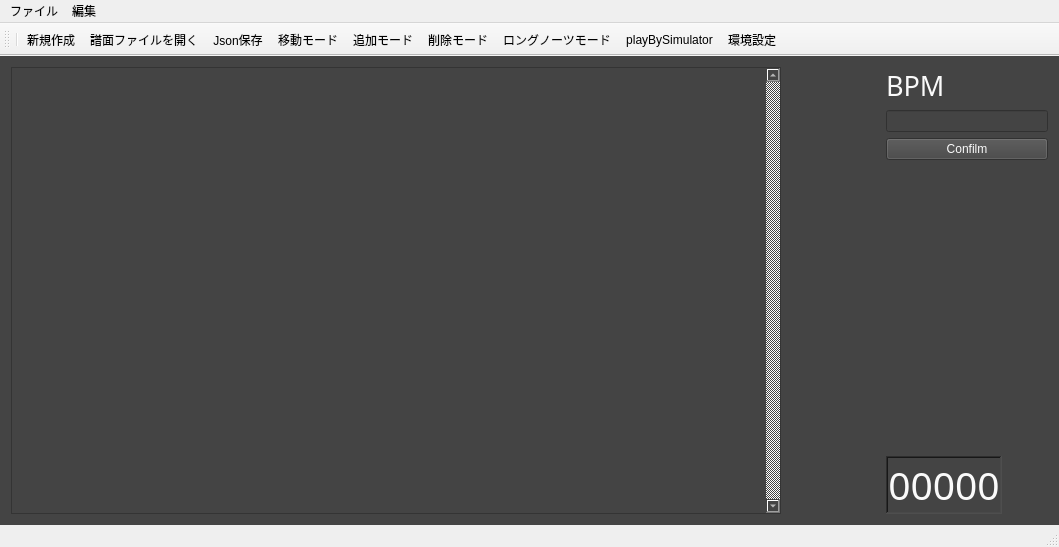
<?xml version="1.0" encoding="UTF-8"?>
<ui version="4.0">
 <class>MainWindow</class>
 <widget class="QMainWindow" name="MainWindow">
  <property name="geometry">
   <rect>
    <x>0</x>
    <y>0</y>
    <width>1059</width>
    <height>547</height>
   </rect>
  </property>
  <property name="windowTitle">
   <string>MainWindow</string>
  </property>
  <property name="autoFillBackground">
   <bool>false</bool>
  </property>
  <widget class="QWidget" name="centralWidget">
   <property name="styleSheet">
    <string notr="true">background-color: rgb(68, 68, 68);
color: rgb(250, 250, 250);
</string>
   </property>
   <layout class="QHBoxLayout" name="horizontalLayout_3">
    <item>
     <layout class="QHBoxLayout" name="horizontalLayout_2">
      <item>
       <widget class="NoteGraphicsView" name="graphicsView">
        <property name="sizePolicy">
         <sizepolicy hsizetype="Fixed" vsizetype="Expanding">
          <horstretch>0</horstretch>
          <verstretch>0</verstretch>
         </sizepolicy>
        </property>
        <property name="minimumSize">
         <size>
          <width>770</width>
          <height>0</height>
         </size>
        </property>
        <property name="layoutDirection">
         <enum>Qt::LeftToRight</enum>
        </property>
        <property name="verticalScrollBarPolicy">
         <enum>Qt::ScrollBarAlwaysOn</enum>
        </property>
        <property name="sizeAdjustPolicy">
         <enum>QAbstractScrollArea::AdjustIgnored</enum>
        </property>
        <property name="alignment">
         <set>Qt::AlignBottom|Qt::AlignHCenter</set>
        </property>
        <property name="dragMode">
         <enum>QGraphicsView::RubberBandDrag</enum>
        </property>
        <property name="transformationAnchor">
         <enum>QGraphicsView::NoAnchor</enum>
        </property>
       </widget>
      </item>
      <item>
       <spacer name="horizontalSpacer">
        <property name="orientation">
         <enum>Qt::Horizontal</enum>
        </property>
        <property name="sizeHint" stdset="0">
         <size>
          <width>40</width>
          <height>20</height>
         </size>
        </property>
       </spacer>
      </item>
      <item>
       <layout class="QVBoxLayout" name="verticalLayout_2">
        <item>
         <layout class="QVBoxLayout" name="verticalLayout">
          <item>
           <widget class="QLabel" name="label">
            <property name="font">
             <font>
              <family>Al Bayan</family>
              <pointsize>20</pointsize>
             </font>
            </property>
            <property name="text">
             <string>BPM</string>
            </property>
            <property name="textFormat">
             <enum>Qt::AutoText</enum>
            </property>
            <property name="wordWrap">
             <bool>false</bool>
            </property>
           </widget>
          </item>
          <item>
           <widget class="QLineEdit" name="bpmBox"/>
          </item>
          <item>
           <widget class="QPushButton" name="confilmBpmButton">
            <property name="styleSheet">
             <string notr="true"/>
            </property>
            <property name="text">
             <string>Confilm</string>
            </property>
           </widget>
          </item>
         </layout>
        </item>
        <item>
         <spacer name="verticalSpacer">
          <property name="orientation">
           <enum>Qt::Vertical</enum>
          </property>
          <property name="sizeHint" stdset="0">
           <size>
            <width>20</width>
            <height>40</height>
           </size>
          </property>
         </spacer>
        </item>
        <item>
         <layout class="QHBoxLayout" name="horizontalLayout">
          <item>
           <widget class="QLabel" name="nowTime">
            <property name="font">
             <font>
              <family>Eurostile</family>
              <pointsize>29</pointsize>
              <italic>false</italic>
              <underline>false</underline>
              <kerning>true</kerning>
             </font>
            </property>
            <property name="frameShape">
             <enum>QFrame::WinPanel</enum>
            </property>
            <property name="frameShadow">
             <enum>QFrame::Sunken</enum>
            </property>
            <property name="lineWidth">
             <number>1</number>
            </property>
            <property name="midLineWidth">
             <number>0</number>
            </property>
            <property name="text">
             <string>00000</string>
            </property>
            <property name="textFormat">
             <enum>Qt::AutoText</enum>
            </property>
            <property name="scaledContents">
             <bool>false</bool>
            </property>
            <property name="alignment">
             <set>Qt::AlignCenter</set>
            </property>
            <property name="wordWrap">
             <bool>false</bool>
            </property>
            <property name="margin">
             <number>0</number>
            </property>
            <property name="indent">
             <number>-1</number>
            </property>
           </widget>
          </item>
          <item>
           <widget class="QPushButton" name="playButton">
            <property name="styleSheet">
             <string notr="true"/>
            </property>
            <property name="text">
             <string/>
            </property>
            <property name="icon">
             <iconset resource="resources.qrc">
              <normaloff>:/new/prefix1/Play-icon.png</normaloff>:/new/prefix1/Play-icon.png</iconset>
            </property>
            <property name="iconSize">
             <size>
              <width>64</width>
              <height>64</height>
             </size>
            </property>
            <property name="autoExclusive">
             <bool>false</bool>
            </property>
            <property name="autoDefault">
             <bool>false</bool>
            </property>
            <property name="default">
             <bool>false</bool>
            </property>
            <property name="flat">
             <bool>true</bool>
            </property>
           </widget>
          </item>
         </layout>
        </item>
       </layout>
      </item>
     </layout>
    </item>
   </layout>
  </widget>
  <widget class="QMenuBar" name="menuBar">
   <property name="geometry">
    <rect>
     <x>0</x>
     <y>0</y>
     <width>1059</width>
     <height>22</height>
    </rect>
   </property>
   <widget class="QMenu" name="menu">
    <property name="title">
     <string>ファイル</string>
    </property>
    <addaction name="actionSinkisakusei"/>
    <addaction name="actionOpen"/>
    <addaction name="actionJsonSave"/>
   </widget>
   <widget class="QMenu" name="menu_2">
    <property name="title">
     <string>編集</string>
    </property>
    <addaction name="moveaction"/>
    <addaction name="addaction"/>
    <addaction name="actionEraser"/>
    <addaction name="actionLN"/>
    <addaction name="environment_action"/>
   </widget>
   <addaction name="menu"/>
   <addaction name="menu_2"/>
  </widget>
  <widget class="QToolBar" name="mainToolBar">
   <property name="iconSize">
    <size>
     <width>16</width>
     <height>16</height>
    </size>
   </property>
   <attribute name="toolBarArea">
    <enum>TopToolBarArea</enum>
   </attribute>
   <attribute name="toolBarBreak">
    <bool>false</bool>
   </attribute>
   <addaction name="separator"/>
   <addaction name="actionSinkisakusei"/>
   <addaction name="actionOpen"/>
   <addaction name="actionJsonSave"/>
   <addaction name="moveaction"/>
   <addaction name="addaction"/>
   <addaction name="actionEraser"/>
   <addaction name="actionLN"/>
   <addaction name="actionPlayBySimulator"/>
   <addaction name="environment_action"/>
  </widget>
  <widget class="QStatusBar" name="statusBar"/>
  <action name="actionSinkisakusei">
   <property name="icon">
    <iconset resource="resources.qrc">
     <normaloff>:/new/prefix1/Document-icon.png</normaloff>:/new/prefix1/Document-icon.png</iconset>
   </property>
   <property name="text">
    <string>新規作成</string>
   </property>
  </action>
  <action name="actionOpen">
   <property name="icon">
    <iconset resource="resources.qrc">
     <normaloff>:/new/prefix1/Folder.png</normaloff>:/new/prefix1/Folder.png</iconset>
   </property>
   <property name="text">
    <string>譜面ファイルを開く</string>
   </property>
  </action>
  <action name="actionJsonSave">
   <property name="icon">
    <iconset resource="resources.qrc">
     <normaloff>:/new/prefix1/Save.png</normaloff>:/new/prefix1/Save.png</iconset>
   </property>
   <property name="text">
    <string>Json保存</string>
   </property>
  </action>
  <action name="addaction">
   <property name="checkable">
    <bool>true</bool>
   </property>
   <property name="icon">
    <iconset resource="resources.qrc">
     <normaloff>:/new/prefix1/Pencil-icon.png</normaloff>:/new/prefix1/Pencil-icon.png</iconset>
   </property>
   <property name="text">
    <string>追加モード</string>
   </property>
   <property name="toolTip">
    <string>追加モード</string>
   </property>
  </action>
  <action name="moveaction">
   <property name="checkable">
    <bool>true</bool>
   </property>
   <property name="icon">
    <iconset resource="resources.qrc">
     <normaloff>:/new/prefix1/hand-icon.png</normaloff>:/new/prefix1/hand-icon.png</iconset>
   </property>
   <property name="text">
    <string>移動モード</string>
   </property>
   <property name="toolTip">
    <string>移動モード</string>
   </property>
  </action>
  <action name="actionEraser">
   <property name="checkable">
    <bool>true</bool>
   </property>
   <property name="icon">
    <iconset resource="resources.qrc">
     <normaloff>:/new/prefix1/draw-eraser-icon.png</normaloff>:/new/prefix1/draw-eraser-icon.png</iconset>
   </property>
   <property name="text">
    <string>削除モード</string>
   </property>
  </action>
  <action name="actionLN">
   <property name="checkable">
    <bool>true</bool>
   </property>
   <property name="icon">
    <iconset resource="resources.qrc">
     <normaloff>:/new/prefix1/LN_icon.png</normaloff>:/new/prefix1/LN_icon.png</iconset>
   </property>
   <property name="text">
    <string>ロングノーツモード</string>
   </property>
  </action>
  <action name="environment_action">
   <property name="icon">
    <iconset resource="resources.qrc">
     <normaloff>:/new/prefix1/Admin.png</normaloff>:/new/prefix1/Admin.png</iconset>
   </property>
   <property name="text">
    <string>環境設定</string>
   </property>
  </action>
  <action name="actionPlayBySimulator">
   <property name="icon">
    <iconset resource="resources.qrc">
     <normaloff>:/new/prefix1/Symbol_Play.png</normaloff>:/new/prefix1/Symbol_Play.png</iconset>
   </property>
   <property name="text">
    <string>playBySimulator</string>
   </property>
  </action>
 </widget>
 <layoutdefault spacing="6" margin="11"/>
 <customwidgets>
  <customwidget>
   <class>NoteGraphicsView</class>
   <extends>QGraphicsView</extends>
   <header>notegraphicsview.h</header>
  </customwidget>
 </customwidgets>
 <resources>
  <include location="resources.qrc"/>
 </resources>
 <connections>
  <connection>
   <sender>playButton</sender>
   <signal>clicked()</signal>
   <receiver>MainWindow</receiver>
   <slot>playSound()</slot>
   <hints>
    <hint type="sourcelabel">
     <x>890</x>
     <y>493</y>
    </hint>
    <hint type="destinationlabel">
     <x>907</x>
     <y>464</y>
    </hint>
   </hints>
  </connection>
  <connection>
   <sender>bpmBox</sender>
   <signal>textChanged(QString)</signal>
   <receiver>MainWindow</receiver>
   <slot>changeBpm(QString)</slot>
   <hints>
    <hint type="sourcelabel">
     <x>857</x>
     <y>118</y>
    </hint>
    <hint type="destinationlabel">
     <x>809</x>
     <y>231</y>
    </hint>
   </hints>
  </connection>
 </connections>
 <slots>
  <slot>playSound()</slot>
  <slot>changeBpm(QString)</slot>
 </slots>
</ui>
